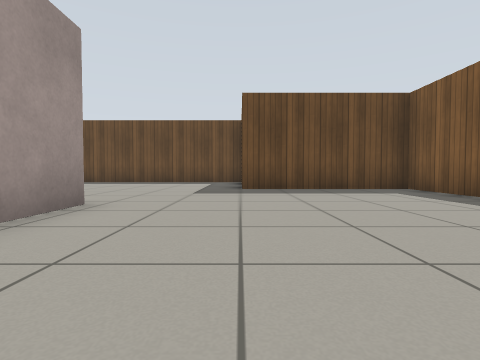
view 1 (above)

19 first-person views from a walk through a Gazebo world. The camera is 0.5 m above the floor, tilts 2° down and sees 80° across. The floor is counted in squares, 1 m on a side. Each view is taken from the middle of a square. On the plan, view 1 faces up. The plan holds only what a view shows up to about 9 squares ahead; the rest is blank. Gazebo's built-in surfaces are drawn with simple patterns.

view 2
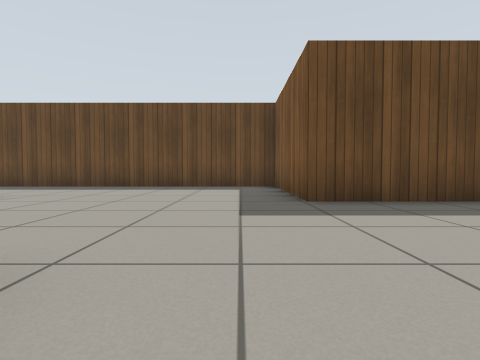

view 3
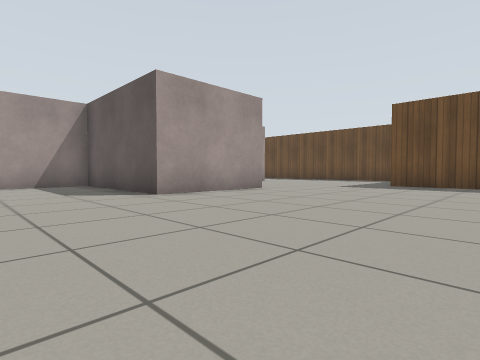

view 4
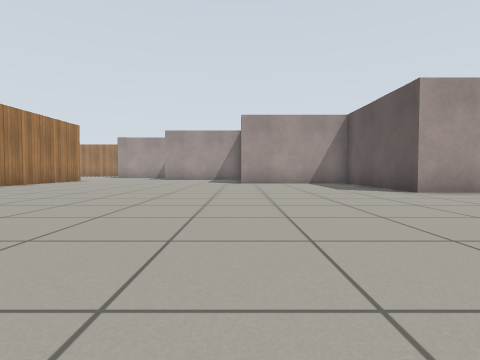

view 5
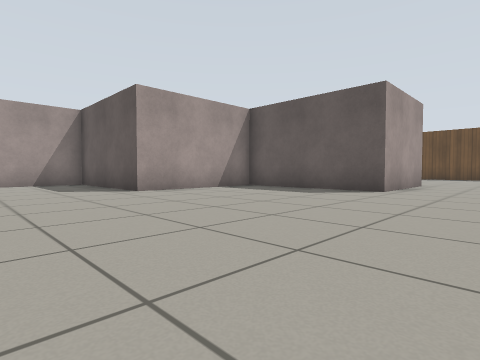

view 6
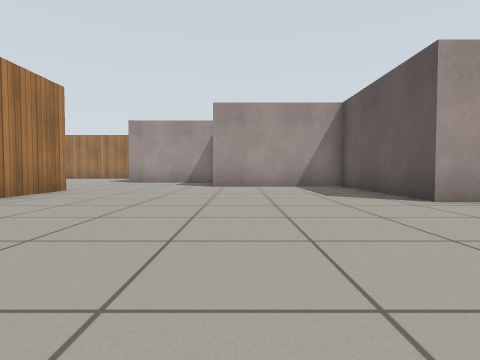

view 7
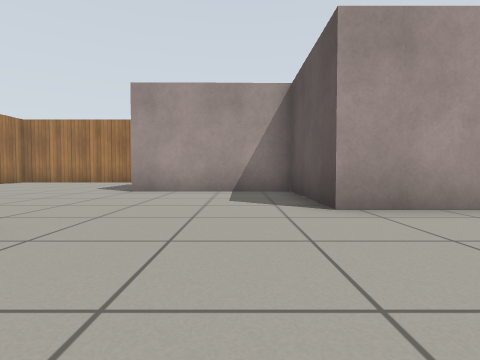

view 8
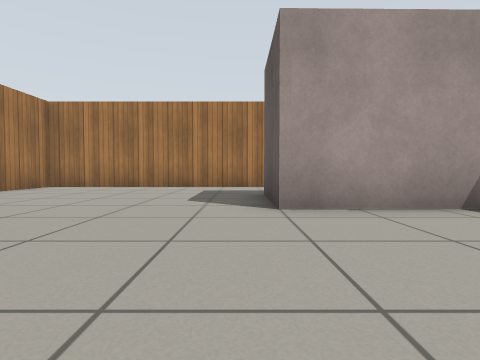

view 9
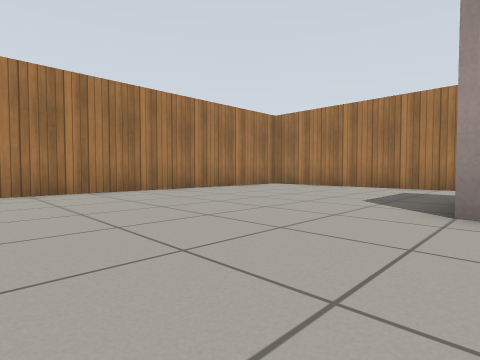

view 10
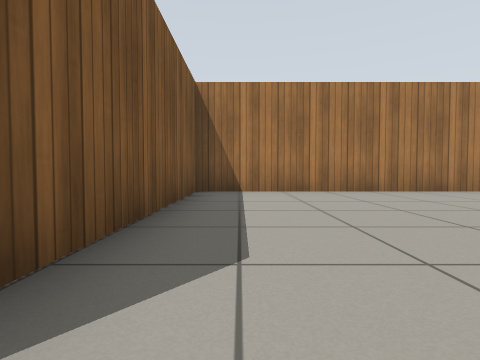

view 11
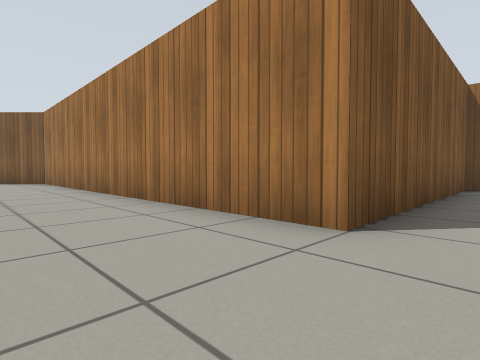

view 12
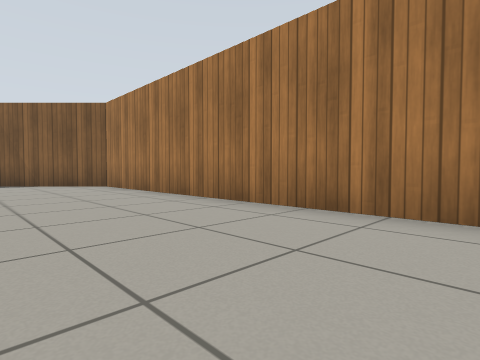

view 13
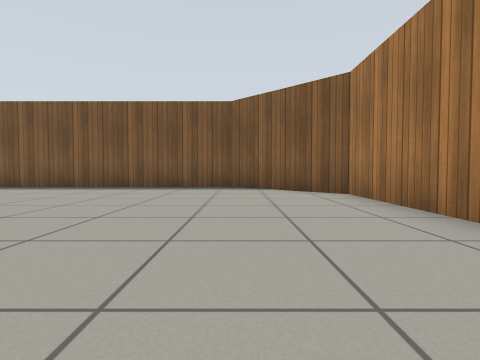

view 14
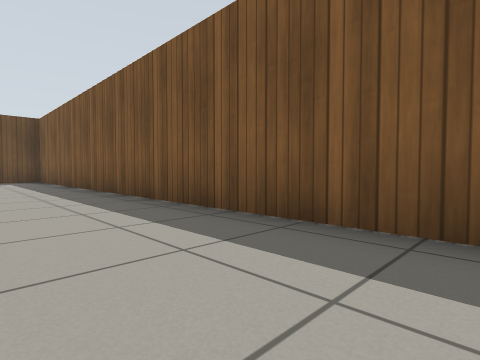

view 15
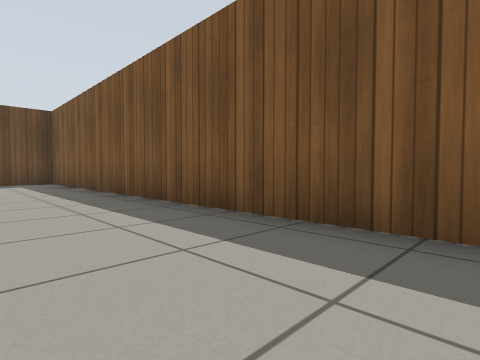

view 16
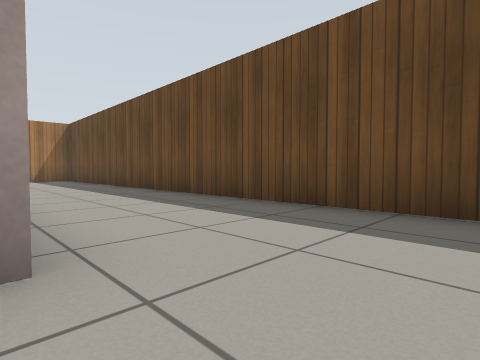

view 17
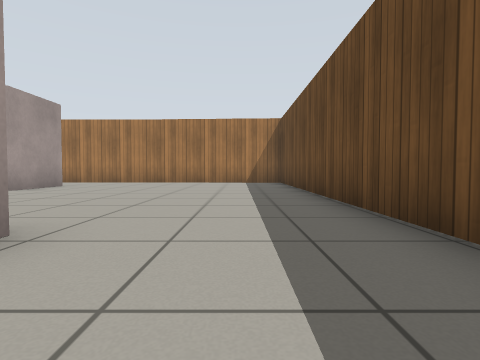

view 18
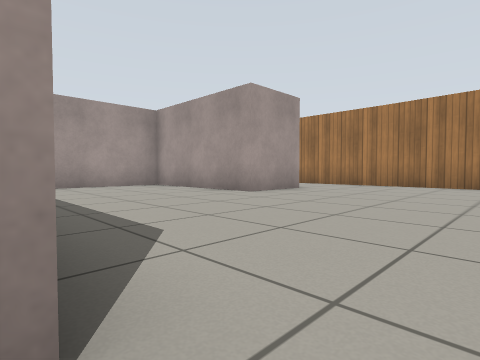

view 19
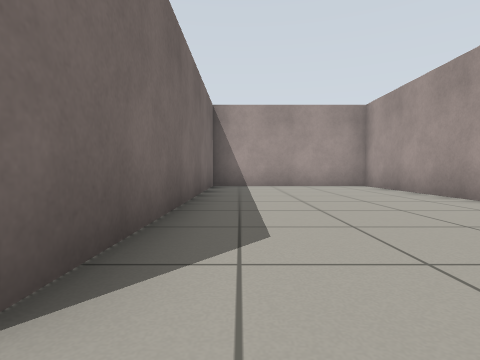

### Floor plan
Points are (right, up) in squares from view 1. A wall is a line through its corners. A room is listed if a view was taken in it or the views show most of it. See-through windows are left out.
Room 1 (views 1, 2, 3, 4, 5, 6, 7, 8, 9, 10, 11, 12, 13, 14, 15, 16, 17, 18, 19)
walls: (-2.3, 4.2) (-2.3, 0.9) (-6.5, 0.9) (-6.5, -2.9) (-10.6, -2.9) (-10.6, -6.8) (-13.7, -6.8) (-13.6, -10.5) (-15.9, -10.5); (-15.9, 4.5) (-13.8, 4.5) (-13.8, 0.1) (-9.2, 0.1) (-9.2, 8.1); (-18.4, 8.2) (-18.4, 5.6); (-18.4, -10.3) (-18.4, -16.6) (-9, -16.6) (-9, -10.3) (1.9, -10.3) (4.4, -7.7) (4.4, 7.5) (0.1, 7.5) (0.1, 11.6) (-16, 11.6)

Where each view was taken, in squares from view 1:
view 1: 0 up, 0 right, facing up
view 2: 3 up, 1 left, facing up
view 3: 2 down, 3 right, facing up-left
view 4: 3 down, 4 right, facing left
view 5: 6 down, 0 right, facing up-left
view 6: 6 down, 2 left, facing left
view 7: 8 down, 7 left, facing left
view 8: 11 down, 10 left, facing left
view 9: 10 down, 10 left, facing down-left
view 10: 10 down, 10 left, facing down
view 11: 8 down, 10 left, facing down-right
view 12: 7 down, 7 left, facing down-right
view 13: 8 down, 4 left, facing right
view 14: 6 down, 2 right, facing up-right
view 15: 4 down, 2 right, facing up-right
view 16: 8 up, 4 left, facing up-left
view 17: 10 up, 7 left, facing left
view 18: 9 up, 9 left, facing down-left
view 19: 9 up, 10 left, facing down
